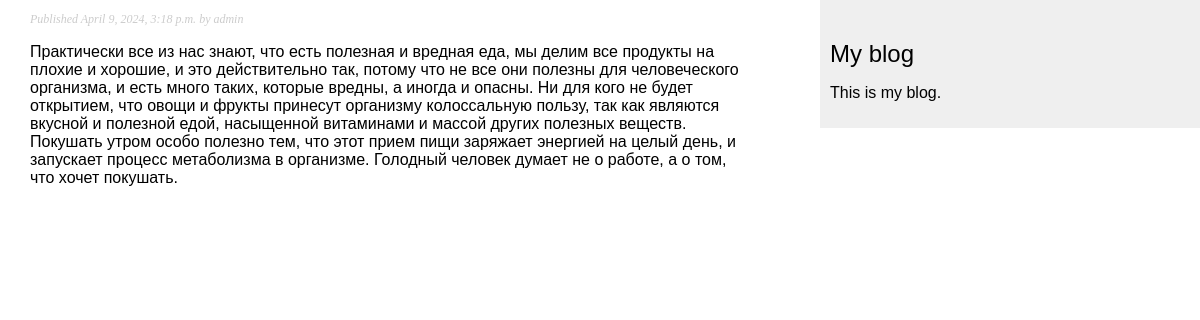
The app's page /blog/2024/4/9/vrednaya-eda/ with its own data.
### blog/models.py (models this page shows, shortened)
class Post(models.Model):
    class Status(models.TextChoices):
        DRAFT = 'DF', 'Draft'
        PUBLISHED = 'PB', 'Published'
    title = models.CharField(max_length=250)
    slug = models.SlugField(max_length=250,
                            unique_for_date='publish')
    body = models.TextField()
    publish = models.DateTimeField(default=timezone.now)
    created = models.DateTimeField(auto_now_add=True)
    updated = models.DateTimeField(auto_now=True)
    status = models.CharField(max_length=2,
                            choices=Status.choices,
                            default=Status.DRAFT)
    author = models.ForeignKey(User,
                            on_delete=models.CASCADE,
                            related_name='blog_posts')
    objects = models.Manager()
    published = PublishedManager()
    class Meta:
        ordering = [
            '-publish'
        ]
        indexes = [
            models.Index(fields=['-publish'])
        ]

### blog/views.py (the view)
# urls.py: path('<int:year>/<int:month>/<int:day>/<slug:post>/', views.post_detail, name='post_detail'),
def post_detail(request, year, month, day, post):
    post = get_object_or_404(Post,
                            status=Post.Status.PUBLISHED,
                            slug=post,
                            publish__year=year,
                            publish__month=month,
                            publish__day=day,)
    return render(request,
                    'blog/post/detail.html',
                    {'post': post})

### blog/templates/blog/post/detail.html (shortened to what this page needs)
{% extends 'blog/base.html' %}
{% block content %}
    <p class="date">
        Published {{ post.publish }} by {{ post.author }}
    </p>
    {{ post.body|linebreaks }}
{% endblock content %}

### blog/static/css/blog.css (style rules this page uses)
body { margin:0; padding:0; font-family:helvetica, sans-serif; }
p.date { color:#ccc; font-family: georgia, serif; font-size: 12px; font-style: italic; }

### records on screen
Post: publish "April 9, 2024, 3:18 p.m.", author "admin", body "Практически все из нас знают, что есть полезная и вредная еда, мы делим все продукты на плохие и хорошие, и это действительно так, потому что не все они полезны для человеческого организма, и есть много таких, которые вредны, а иногда и опасны. Ни для кого не будет открытием, что овощи и фрукты принесут организму колоссальную пользу, так как являются вкусной и полезной едой, насыщенной витаминами и массой других полезных веществ. Покушать утром особо полезно тем, что этот прием пищи заряжает энергией на целый день, и запускает процесс метаболизма в организме. Голодный человек думает не о работе, а о том, что хочет покушать."
